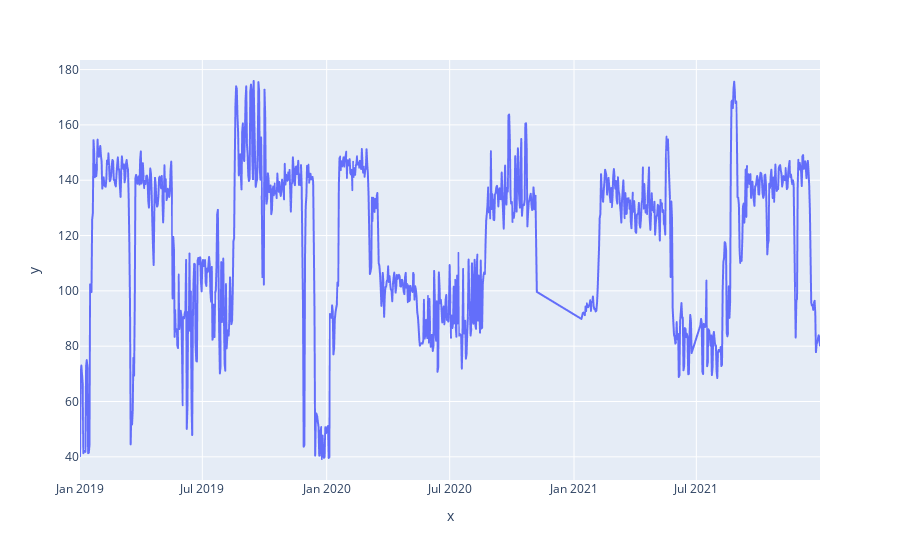

Write notebook code for a chart like this one.
### Code cell
px.line(x=johnsonData['Date'],y=johnsonData['VALUE'])

### Figure 1 — Plotly figure (JSON) as saved in the notebook; plotly's stock layout.template omitted (floating-point values rounded to 4 significant figures; data arrays with more than 128 entries replaced by an {"elided": "..."} marker saying what was removed)
{"data": [{"hovertemplate": "x=%{x}<br>y=%{y}<extra></extra>", "legendgroup": "", "line": {"color": "#636efa", "dash": "solid"}, "marker": {"symbol": "circle"}, "mode": "lines", "name": "", "showlegend": false, "x": {"elided": "1018 str values"}, "xaxis": "x", "y": {"elided": "1018 float values"}, "yaxis": "y", "type": "scattergl"}], "layout": {"xaxis": {"anchor": "y", "domain": [0.0, 1.0], "title": {"text": "x"}}, "yaxis": {"anchor": "x", "domain": [0.0, 1.0], "title": {"text": "y"}}, "legend": {"tracegroupgap": 0}, "margin": {"t": 60}}}
